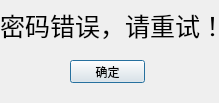
<?xml version="1.0" encoding="UTF-8"?>
<ui version="4.0">
 <class>logInFail</class>
 <widget class="QDialog" name="logInFail">
  <property name="geometry">
   <rect>
    <x>0</x>
    <y>0</y>
    <width>219</width>
    <height>103</height>
   </rect>
  </property>
  <property name="windowTitle">
   <string>Dialog</string>
  </property>
  <widget class="QLabel" name="LIFLab">
   <property name="geometry">
    <rect>
     <x>0</x>
     <y>-40</y>
     <width>221</width>
     <height>131</height>
    </rect>
   </property>
   <property name="font">
    <font>
     <pointsize>19</pointsize>
    </font>
   </property>
   <property name="text">
    <string>密码错误，请重试！</string>
   </property>
  </widget>
  <widget class="QPushButton" name="closeLIF">
   <property name="geometry">
    <rect>
     <x>70</x>
     <y>60</y>
     <width>75</width>
     <height>23</height>
    </rect>
   </property>
   <property name="text">
    <string>确定</string>
   </property>
  </widget>
 </widget>
 <resources/>
 <connections/>
</ui>
